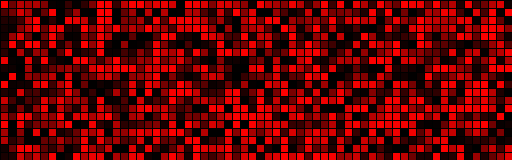
Frame 1 (no input)
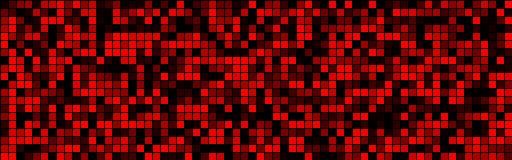
Frame 60 (the mouse pressed at the canvas centre just before this capture)
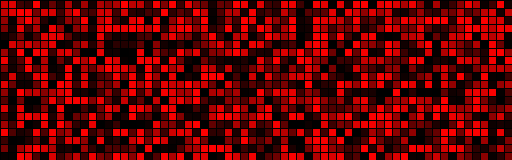
Frame 120 (the mouse held since frame 60 and released just before this capture)

The Processing sketch that drew these frames (run headless with seeded random() and noise(); from frame 60 on, the mouse is pressed at the canvas centre):

// Processing sketch: processing_51621
// ── processing_51621.pde

/* This is a template for bus-tops contest on OpenProcessing.org.
*  Bus-Tops (http://bus-tops.com) is a public art project
*  in London where we have placed 30 monochromatic red LED screens
*  on the roofs of bus shelters across the city. Sketches from
*  OpenProcessing Collections will be selected to be exhibited
*  on these screens.
*  For contest information and example sketches and submission:
*  http://www.openprocessing.org/collections/?collectionID=1337
*/

int x, y, s;
color c;
Cell[][] grid;
int cols = 64;
int rows = 20;
float intAngle;

public void setup() {
  //do not change, this is fixed for LED screens.
  size(512, 160); 
  //do not change, this is the refresh rate of LEDs.
  frameRate(8);
  c = color(255,0,0);
  s = 8;
  grid = new Cell[cols][rows];
  for(int i = 0;i< cols;i++){
    for(int k = 0;k<rows;k++){
      intAngle = random(0,255);
      grid[i][k] = new Cell(i*8,k*8,s,c,intAngle);
    }
  }
}
 
void draw() {
  background(0); //keep background black (LEDs are brightness based)
  //stroke(255,0,0); //LEDs are on the scale of red
  //fill(255,0,0);   //LEDs are on the scale of red
   
  //----DO WHATEVER YOU LIKE BELOW-----
  //(do not make it interactive, since people won't be able to use mouse/keyboard on a bus stop----
  for(int i = 0;i< cols;i++){
    for(int k = 0;k<rows;k++){
      grid[i][k].oscillate();
      grid[i][k].display();
    }
  }
}

class Cell{
  
  int x,y,s;
  color c;
  float angle;
  
  Cell(int tempX, int tempY, int tempS, color tempC, float tempAngle){
    
    x = tempX;
    y = tempY;
    s = tempS;
    c = tempC;
    angle = tempAngle;
  }
  
  void oscillate(){
    angle += 0.15; 
  }
  
  void display(){
    fill(127+127*(sin(angle)),0,0);
    rect(x,y,s,s);
  }
}
                
